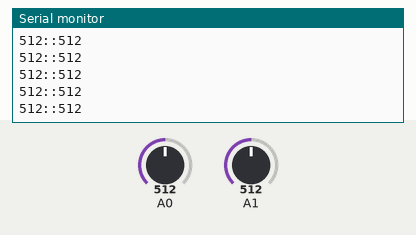
Recording of a sketch running on a simulated Arduino Uno, built with avr-gcc and run on an emulated ATmega328P. Parts: the last lines printed to the serial monitor. The inputs (shaded band) are chosen by the test bench; at power-on: A0 = 512, A1 = 512.

Above: at 1.2 s.
1.3 s: A0 set to 716
At 1.33 s:
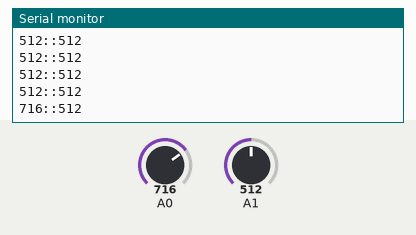
4.3 s: A1 set to 716
At 4.31 s:
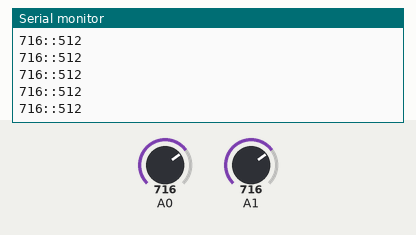
5.8 s: A0 set to 900
At 5.83 s:
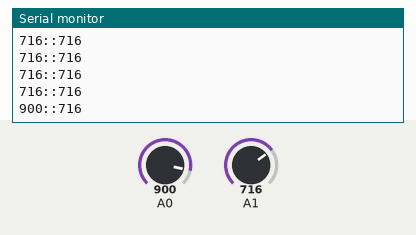
7.3 s: A1 set to 900
At 7.3 s:
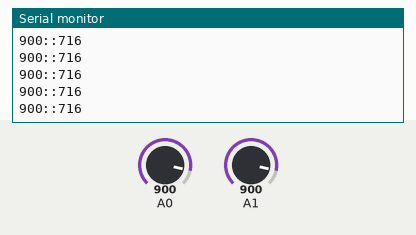
Timing chart, 0 to 9.8 s (numbered marks = the images above; inputs shaded):
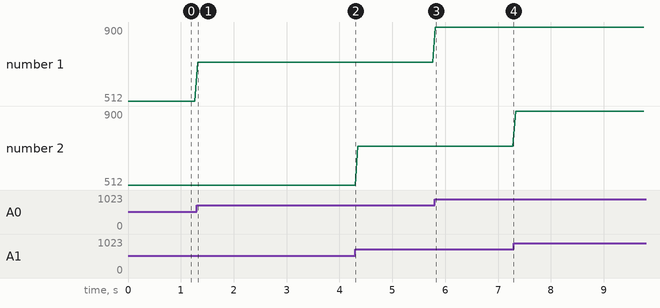

Measured:
- after the input at 1.3 s, the serial monitor: prints a new line at once (image 1)
- after the input at 5.8 s, the serial monitor: prints a new line at once (image 3)
- plotted number 1: 512 → 716 after the input at 1.3 s, 716 → 900 after the input at 5.8 s

The sketch:

sketch.ino
```cpp
int leftValue = 0;
int rightValue = 0;

void setup() {
  Serial.begin(9600);

}

void loop() {

  leftValue = analogRead(A0);
  rightValue = analogRead(A1);

  Serial.print(leftValue);
  Serial.print("::");
  Serial.println(rightValue);

  delay(50);
}
```
